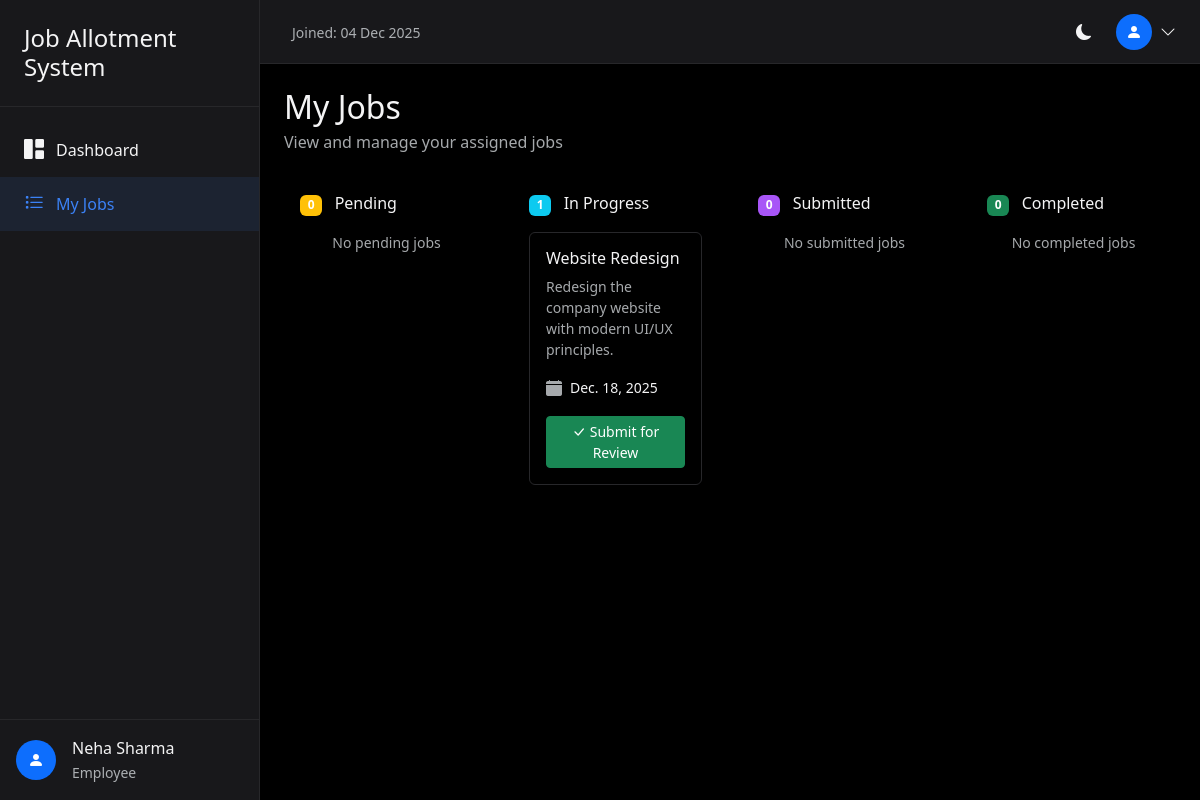
The page /my-jobs/ (signed in) on the database its author committed.
### core/models.py (models this page shows, shortened)
class CustomUser(AbstractUser):
    role = models.CharField(
        max_length=20,
        choices=UserRole.choices,
        default=UserRole.EMPLOYEE
    )
    full_name = models.CharField(max_length=255, blank=True)
    phone = models.CharField(max_length=20, blank=True)
    salary = models.DecimalField(
        max_digits=10,
        decimal_places=2,
        default=45000.00
    )
    rating = models.IntegerField(
        default=5,
        validators=[MinValueValidator(1), MaxValueValidator(5)]
    )
    is_deleted = models.BooleanField(default=False)
    created_at = models.DateTimeField(auto_now_add=True)
    updated_at = models.DateTimeField(auto_now=True)
    class Meta:
        ordering = ['-created_at']

class Job(models.Model):
    title = models.CharField(max_length=255)
    description = models.TextField(blank=True)
    assigned_to = models.ForeignKey(
        CustomUser,
        on_delete=models.SET_NULL,
        null=True,
        blank=True,
        related_name='assigned_jobs'
    )
    created_by = models.ForeignKey(
        CustomUser,
        on_delete=models.SET_NULL,
        null=True,
        related_name='created_jobs'
    )
    status = models.CharField(
        max_length=20,
        choices=JobStatus.choices,
        default=JobStatus.PENDING
    )
    due_date = models.DateField(null=True, blank=True)
    created_at = models.DateTimeField(auto_now_add=True)
    updated_at = models.DateTimeField(auto_now=True)
    completed_at = models.DateTimeField(null=True, blank=True)
    class Meta:
        ordering = ['-created_at']

### core/views.py (the view)
# urls.py: path('my-jobs/', views.my_jobs, name='my_jobs'),
@login_required
def my_jobs(request):
    jobs = Job.objects.filter(assigned_to=request.user).select_related('created_by')
    pending_jobs = jobs.filter(status=JobStatus.PENDING)
    in_progress_jobs = jobs.filter(status=JobStatus.IN_PROGRESS)
    submitted_jobs = jobs.filter(status=JobStatus.SUBMITTED)
    verified_jobs = jobs.filter(status=JobStatus.VERIFIED)
    context = {
        'pending_jobs': pending_jobs,
        'in_progress_jobs': in_progress_jobs,
        'submitted_jobs': submitted_jobs,
        'verified_jobs': verified_jobs,
    }
    return render(request, 'my_jobs.html', context)

### templates/my_jobs.html (shortened to what this page needs)
{% extends 'base.html' %} {% block title %}My Jobs - JobManage Pro{% endblock %}
{% block content %}
<div class="mb-4">
  <h2 class="mb-1">My Jobs</h2>
  <p class="text-muted mb-0">View and manage your assigned jobs</p>
</div>
<div class="row g-4">
  <div class="col-lg-3">
    <div class="kanban-column">
      <div class="d-flex align-items-center justify-content-between mb-3">
        <h6 class="mb-0">
          <span class="badge bg-warning me-2">{{ pending_jobs.count }}</span>
          Pending
        </h6>
      </div>
      {% for job in pending_jobs %}
      <div class="card job-card mb-3">
        <div class="card-body">
          <h6 class="card-title">{{ job.title }}</h6>
          <p class="card-text small text-muted">
            {{ job.description|truncatewords:15 }}
          </p>
          {% if job.due_date %}
          <div class="d-flex align-items-center mb-2">
            <i class="bi bi-calendar-fill me-2 text-muted"></i>
            <span class="small">{{ job.due_date }}</span>
          </div>
          {% endif %}
          <form
            method="post"
            action="{% url 'job_update_status' job.id %}"
            class="mt-3"
          >
            {% csrf_token %}
            <input type="hidden" name="status" value="IN_PROGRESS" />
            <button type="submit" class="btn btn-sm btn-primary w-100">
              <i class="bi bi-play-fill me-1"></i>Start Working
            </button>
          </form>
        </div>
      </div>
      {% empty %}
      <p class="text-muted text-center small">No pending jobs</p>
      {% endfor %}
    </div>
  </div>
  <div class="col-lg-3">
    <div class="kanban-column">
      <div class="d-flex align-items-center justify-content-between mb-3">
        <h6 class="mb-0">
          <span class="badge bg-info me-2">{{ in_progress_jobs.count }}</span>
          In Progress
        </h6>
      </div>
      {% for job in in_progress_jobs %}
      <div class="card job-card mb-3">
        <div class="card-body">
          <h6 class="card-title">{{ job.title }}</h6>
          <p class="card-text small text-muted">
            {{ job.description|truncatewords:15 }}
          </p>
          {% if job.due_date %}
          <div class="d-flex align-items-center mb-2">
            <i class="bi bi-calendar-fill me-2 text-muted"></i>
            <span class="small">{{ job.due_date }}</span>
          </div>
          {% endif %}
          <form
            method="post"
            action="{% url 'job_update_status' job.id %}"
            class="mt-3"
          >
            <button type="submit" class="btn btn-sm btn-success w-100">
              <i class="bi bi-check-lg me-1"></i>Submit for Review
            </button>
          </form>
        </div>
      </div>
      {% empty %}
      <p class="text-muted text-center small">No jobs in progress</p>
      {% endfor %}
    </div>
  </div>
  <div class="col-lg-3">
    <div class="kanban-column">
      <div class="d-flex align-items-center justify-content-between mb-3">
        <h6 class="mb-0">
          <span class="badge me-2" style="background-color: #a855f7 !important"
            >{{ submitted_jobs.count }}</span
          >
          Submitted
        </h6>
      </div>
      {% for job in submitted_jobs %}
      <div class="card job-card mb-3">
        <div class="card-body">
          <h6 class="card-title">{{ job.title }}</h6>
          <p class="card-text small text-muted">
            {{ job.description|truncatewords:15 }}
          </p>
          <div class="d-flex align-items-center mt-2">
            <i class="bi bi-hourglass-split me-2 text-warning"></i>
            <span class="small text-warning">Awaiting Verification</span>
          </div>
          <form
            method="post"
            action="{% url 'job_update_status' job.id %}"
            class="mt-3"
          >
            {% csrf_token %}
            <input type="hidden" name="status" value="IN_PROGRESS" />
            <button
              type="submit"
              class="btn btn-sm btn-outline-secondary w-100"
            >
              <i class="bi bi-arrow-left me-1"></i>Revert to In Progress
            </button>
          </form>
        </div>
      </div>
      {% empty %}
      <p class="text-muted text-center small">No submitted jobs</p>
      {% endfor %}
    </div>
  </div>
  <div class="col-lg-3">
    <div class="kanban-column">
      <div class="d-flex align-items-center justify-content-between mb-3">
        <h6 class="mb-0">
          <span class="badge bg-success me-2">{{ verified_jobs.count }}</span>
          Completed
        </h6>
      </div>
      {% for job in verified_jobs %}
      <div class="card job-card mb-3">
        <div class="card-body">
          <h6 class="card-title">{{ job.title }}</h6>
          <p class="card-text small text-muted">
            {{ job.description|truncatewords:15 }}
          </p>
          <div class="d-flex align-items-center mt-2">
            <i class="bi bi-check-circle-fill me-2 text-success"></i>
            <span class="small text-success">Verified</span>
          </div>
        </div>
      </div>
      {% empty %}
      <p class="text-muted text-center small">No completed jobs</p>
      {% endfor %}
    </div>
  </div>
</div>
{% endblock %}

### templates/base.html (shortened to what this page needs)
<!DOCTYPE html>
<html lang="en" data-bs-theme="dark">
  <head>
    <link
      href="https://cdn.jsdelivr.net/npm/bootstrap@5.3.2/dist/css/bootstrap.min.css"
      rel="stylesheet"
    />
    <link
      href="https://cdn.jsdelivr.net/npm/bootstrap-icons@1.11.1/font/bootstrap-icons.css"
      rel="stylesheet"
    />
  </head>
  <body>
    {% if user.is_authenticated %}
    <aside class="sidebar" id="sidebar">
      <div class="sidebar-header">
        <h4 class="mb-0 d-flex align-items-center">Job Allotment System</h4>
      </div>
      <nav class="sidebar-nav">
        <a
          href="{% url 'dashboard' %}"
          class="nav-link {% if request.resolver_match.url_name == 'dashboard' %}active{% endif %}"
        >
          <i class="bi bi-grid-1x2-fill"></i>
          Dashboard
        </a>
         {% if user.role == 'EMPLOYEE' %}
        <a
          href="{% url 'my_jobs' %}"
          class="nav-link {% if request.resolver_match.url_name == 'my_jobs' %}active{% endif %}"
        >
          <i class="bi bi-list-task"></i>
          My Jobs
        </a>
        {% endif %}
      </nav>
      <div
        class="position-absolute bottom-0 start-0 end-0 p-3 border-top"
        style="border-color: var(--bs-border-color) !important"
      >
        <div class="d-flex align-items-center">
          <div
            class="rounded-circle bg-primary d-flex align-items-center justify-content-center"
            style="width: 40px; height: 40px"
          >
            <i class="bi bi-person-fill text-white"></i>
          </div>
          <div class="ms-3">
            <div class="fw-medium">
              {{ user.full_name|default:user.username }}
            </div>
            <small class="text-muted">{{ user.get_role_display }}</small>
          </div>
        </div>
      </div>
    </aside>
    <div class="main-wrapper">
      <header class="top-header">
        <div class="ms-2">
          <span class="text-muted small"
            >Joined: {{ user.date_joined|date:"d M Y" }}</span
          >
        </div>
        <div class="d-flex align-items-center gap-3 ms-auto">
          <div class="theme-toggle" onclick="toggleTheme()">
            <i class="bi bi-moon-fill" id="theme-icon"></i>
          </div>
          <div class="dropdown">
            <div
              class="user-dropdown d-flex align-items-center"
              data-bs-toggle="dropdown"
            >
              <div
                class="rounded-circle bg-primary d-flex align-items-center justify-content-center"
                style="width: 36px; height: 36px"
              >
                <i class="bi bi-person-fill text-white"></i>
              </div>
              <i class="bi bi-chevron-down ms-2"></i>
            </div>
          </div>
        </div>
      </header>
      <main class="main-content">
         {% block content %}{% endblock %}
      </main>
    </div>
    {% else %}
    <main>{% block auth_content %}{% endblock %}</main>
    {% endif %}
  </body>
</html>

### templates/base.html (style rules this page uses)
:root { --sidebar-width: 260px; }
[data-bs-theme="dark"] { --bs-body-bg: #000; --bs-body-color: #f4f4f5; --bs-card-bg: #18181b; --bs-border-color: #27272a; }
body { min-height: 100vh; background-color: var(--bs-body-bg); }
.sidebar { width: var(--sidebar-width); position: fixed; top: 0; left: 0; height: 100vh; background-color: var(--bs-card-bg); border-right: 1px solid var(--bs-border-color); z-index: 10; transition: transform 0.3s ease; }
.sidebar-header { padding: 1.5rem; border-bottom: 1px solid var(--bs-border-color); }
.sidebar-nav { padding: 1rem 0; }
.nav-link { display: flex; align-items: center; padding: 0.75rem 1.5rem; color: var(--bs-body-color); text-decoration: none; transition: all 0.2s; }
.nav-link:hover, .nav-link.active { background-color: rgba(59, 130, 246, 0.1); color: #3b82f6; }
.nav-link i { margin-right: 0.75rem; font-size: 1.25rem; }
.main-wrapper { margin-left: var(--sidebar-width); min-height: 100vh; }
.top-header { height: 64px; background-color: var(--bs-card-bg); border-bottom: 1px solid var(--bs-border-color); display: flex; align-items: center; justify-content: space-between; padding: 0 1.5rem; position: sticky; top: 0; z-index: 999; }
.main-content { padding: 1.5rem; }
.card { background-color: var(--bs-card-bg); border: 1px solid var(--bs-border-color); }
.theme-toggle { cursor: pointer; padding: 0.5rem; border-radius: 0.375rem; transition: background-color 0.2s; }
.kanban-column { min-height: 400px; background-color: rgba(0, 0, 0, 0.2); border-radius: 0.5rem; padding: 1rem; }
.job-card { cursor: pointer; transition: transform 0.2s, box-shadow 0.2s; }
.user-dropdown { cursor: pointer; }

### rows shown on the page
CustomUser: full_name "Neha Sharma", role "Employee", date_joined "04 Dec 2025"
Job: title "Website Redesign", description "Redesign the company website with modern UI/UX principles.", due_date "Dec. 18, 2025"

### other values the page prints
{{ pending_jobs.count }} "0"
{{ in_progress_jobs.count }} "1"
{{ submitted_jobs.count }} "0"
{{ verified_jobs.count }} "0"
